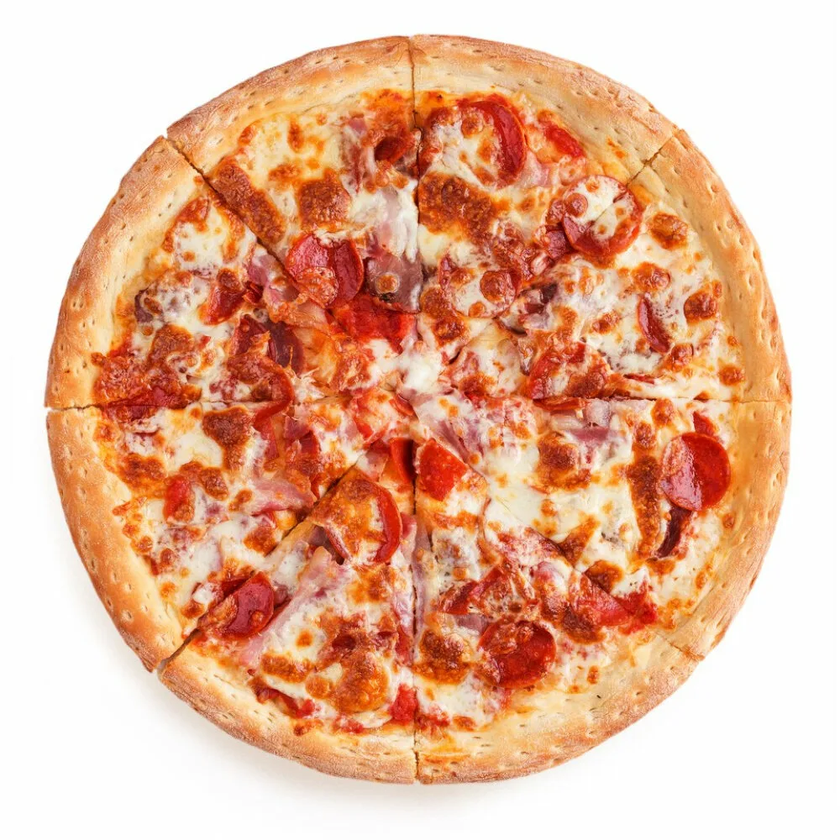
#> input picture cv_and/pizza.png, 840 x 840 px, shrunk from 1000 x 1000 before the run
$ python and_lab_5.py
#> lines starting #> are read from the running program, lines starting #| are printed output that depends on the picture
import numpy as np
from PIL import Image
import matplotlib.pyplot as plt
import os

def load_image(file_path):
    """Загрузка изображения и преобразование в оттенки серого."""
    if not os.path.exists(file_path):
        print(f"Ошибка: Файл '{file_path}' не найден!")
        return None
    return np.array(Image.open(file_path).convert('L'))

def gaussian_kernel(size, sigma=1):
    """Создание 2D ядра Гаусса для размытия.

    Аргументы:
        size: Размер ядра (size x size)
        sigma: Стандартное отклонение распределения Гаусса
    """
    kernel = np.fromfunction(
        lambda x, y: (1 / (2 * np.pi * sigma**2)) *
        np.exp(-((x - (size - 1) / 2)**2 + (y - (size - 1) / 2)**2) / (2 * sigma**2)),
        (size, size)
    )
    return kernel / np.sum(kernel)

def gaussian_blur(image, kernel_size, sigma):
    """Применение размытия по Гауссу к изображению.

    Аргументы:
        image: Исходное изображение
        kernel_size: Размер ядра Гаусса
        sigma: Стандартное отклонение для ядра Гаусса
    """
    kernel = gaussian_kernel(kernel_size, sigma)
    blurred_image = np.zeros_like(image, dtype=np.float32)
    padded_image = np.pad(image, pad_width=((kernel_size//2, kernel_size//2),
                                           (kernel_size//2, kernel_size//2)),
                         mode='reflect')

    for i in range(image.shape[0]):
        for j in range(image.shape[1]):
            region = padded_image[i:i+kernel_size, j:j+kernel_size]
            blurred_image[i, j] = np.sum(region * kernel)

    return blurred_image

def get_bresenham_circle_points(radius=3):
    """Получение точек на окружности Брезенхема заданного радиуса.

    Алгоритм Брезенхема используется для построения окружности в целочисленных координатах.
    Возвращает список точек, упорядоченных по углу для удобства проверки последовательных точек.

    Аргументы:
        radius: Радиус окружности (по умолчанию 3 для алгоритма FAST)
    """
    points = []
    x, y = radius, 0
    decision = 1 - radius

    while y <= x:
        points.extend([
            (x, y), (y, x), (-x, y), (-y, x),
            (-x, -y), (-y, -x), (x, -y), (y, -x)
        ])
        y += 1
        if decision <= 0:
            decision += 2 * y + 1
        else:
            x -= 1
            decision += 2 * (y - x) + 1

    # Удаляем дубликаты и сортируем по углу
    points = list(set(points))
    points.sort(key=lambda p: np.arctan2(p[1], p[0]))
    return points

def fast_detector(image, threshold=30):
    """Детектор углов FAST (Features from Accelerated Segment Test).

    Реализует алгоритм FAST с окружностью Брезенхема радиуса 3 (16 точек).
    Использует оптимизацию с проверкой диаметрально противоположных точек.

    Аргументы:
        image: Входное изображение
        threshold: Пороговое значение разности яркости (20-40)
    """
    height, width = image.shape
    circle_points = get_bresenham_circle_points(3)  # радиус=3 для 16 точек
    keypoints = []

    image_float = image.astype(np.float32)
    padded = np.pad(image_float, pad_width=3, mode='reflect')

    for y in range(3, height+3):
        for x in range(3, width+3):
            center_val = padded[y, x]
            # Сначала проверяем диаметрально противоположные точки
            for i in range(8):
                p1 = circle_points[i]
                p2 = circle_points[i+8]
                val1 = padded[y + p1[1], x + p1[0]]
                val2 = padded[y + p2[1], x + p2[0]]

                if (abs(center_val - val1) > threshold and
                    abs(center_val - val2) > threshold):
                    # Подсчет последовательных точек
                    brighter = darker = 0
                    for p in circle_points:
                        val = padded[y + p[1], x + p[0]]
                        if val > center_val + threshold:
                            brighter += 1
                        elif val < center_val - threshold:
                            darker += 1
                        else:
                            brighter = darker = 0

                        # Если на окружности есть 12 последовательных точек,
                        # которые все ярче или все темнее центральной точки на величину threshold (у нас 40),
                        # то центральная точка считается особой...
                        if brighter >= 12 or darker >= 12:
                            keypoints.append((x-3, y-3))
                            break
                    break

    return np.array(keypoints)

def harris_response(image, keypoints, k=0.04):
    """Вычисление отклика Харриса для заданных точек.

    !!! Не все точки FAST одинаково полезны !!!

    Реализует критерий углов Харриса: R = det(M) - k*(trace(M))^2,
    где M - матрица вторых моментов градиента.

    Аргументы:
        image: Входное изображение
        keypoints: Список ключевых точек
        k: Параметр Харриса (обычно 0.04-0.06)
    """
    Ix = np.zeros_like(image, dtype=np.float32)
    Iy = np.zeros_like(image, dtype=np.float32)

    # Операторы Собеля для вычисления градиентов
    Ix[1:-1, 1:-1] = (image[1:-1, 2:] - image[1:-1, :-2]) / 2
    Iy[1:-1, 1:-1] = (image[2:, 1:-1] - image[:-2, 1:-1]) / 2

    # Гауссово окно для взвешивания
    window = gaussian_kernel(5, 1.0)

    responses = []
    for x, y in keypoints:
        # Извлекаем локальное окно 5x5
        start_y, start_x = max(0, y-2), max(0, x-2)
        end_y, end_x = min(image.shape[0], y+3), min(image.shape[1], x+3)

        local_Ix = Ix[start_y:end_y, start_x:end_x]
        local_Iy = Iy[start_y:end_y, start_x:end_x]

        # Вычисляем компоненты матрицы M
        Ixx = local_Ix * local_Ix
        Ixy = local_Ix * local_Iy
        Iyy = local_Iy * local_Iy

        # Применяем гауссово окно
        window_crop = window[:end_y-start_y, :end_x-start_x]
        Sxx = np.sum(Ixx * window_crop)
        Sxy = np.sum(Ixy * window_crop)
        Syy = np.sum(Iyy * window_crop)

        # Вычисляем отклик Харриса R = det(M) - k*trace(M)^2
        det_M = Sxx * Syy - Sxy * Sxy
        trace_M = Sxx + Syy
        R = det_M - k * trace_M * trace_M

        responses.append(R)

    return np.array(responses)

def filter_keypoints(keypoints, responses, max_points=500):
    """Фильтрация ключевых точек на основе отклика Харриса.

    Отбирает top-N точек с наибольшим откликом Харриса.

    Аргументы:
        keypoints: Список ключевых точек
        responses: Список откликов Харриса
        max_points: Максимальное количество точек для сохранения
    """
    if len(keypoints) <= max_points:
        return keypoints

    # Сортируем по отклику и берем top-N точек
    indices = np.argsort(responses)[-max_points:]
    return keypoints[indices]

def compute_orientation(image, keypoints):
    """Вычисление ориентации ключевых точек с помощью моментов изображения.

    Использует моменты m01 и m10 для определения направления градиента:
    angle = arctan2(m01, m10)

    !!! Это нужно для инвариантности к повороту !!!

    Аргументы:
        image: Входное изображение
        keypoints: Список ключевых точек
    """
    orientations = []
    patch_size = 7  # Размер окна для вычисления моментов

    padded = np.pad(image, pad_width=patch_size//2, mode='reflect')

    for x, y in keypoints:
        # Извлекаем патч вокруг ключевой точки
        patch = padded[y:y+patch_size, x:x+patch_size]

        # Вычисляем центрированные координаты
        y_coords, x_coords = np.mgrid[:patch_size, :patch_size] - patch_size//2

        # Вычисляем моменты с учетом центрирования
        m00 = np.sum(patch)
        m10 = np.sum(x_coords * patch)  # используем x_coords для m10
        m01 = np.sum(y_coords * patch)  # используем y_coords для m01

        # Вычисляем ориентацию
        if m00 != 0:
            # Нормализуем моменты
            m10 = m10 / m00
            m01 = m01 / m00

            # Вычисляем угол, учитывая правильное направление градиента
            angle = np.arctan2(m01, m10)
        else:
            angle = 0

        orientations.append(angle)

    return np.array(orientations)

def generate_brief_pattern(patch_size=31, num_pairs=256):
    """Генерация случайных пар точек для дескриптора BRIEF.

    Генерирует пары точек по нормальному распределению для сравнения интенсивностей.

    Аргументы:
        patch_size: Размер патча (по умолчанию 31x31)
        num_pairs: Количество пар точек (по умолчанию 256)
    """
    np.random.seed(42)  # Для воспроизводимости
    sigma = patch_size * patch_size / 25.0

    # Генерируем случайные точки по нормальному распределению
    pattern = []
    for _ in range(num_pairs):
        p1 = np.random.normal(0, sigma, 2)
        p2 = np.random.normal(0, sigma, 2)

        # Обеспечиваем, чтобы точки были внутри патча
        p1 = np.clip(p1, -patch_size//2, patch_size//2)
        p2 = np.clip(p2, -patch_size//2, patch_size//2)

        pattern.append((p1, p2))

    return pattern

def rotate_pattern(pattern, angle):
    """Поворот паттерна сэмплирования на заданный угол.

    Аргументы:
        pattern: Список пар точек
        angle: Угол поворота в радианах
    """
    cos_theta = np.cos(angle)
    sin_theta = np.sin(angle)

    rotated = []
    for (x1, y1), (x2, y2) in pattern:
        # Поворачиваем первую точку
        rx1 = x1 * cos_theta - y1 * sin_theta
        ry1 = x1 * sin_theta + y1 * cos_theta

        # Поворачиваем вторую точку
        rx2 = x2 * cos_theta - y2 * sin_theta
        ry2 = x2 * sin_theta + y2 * cos_theta

        rotated.append(((rx1, ry1), (rx2, ry2)))

    return rotated

def compute_brief(image, keypoints, orientations, pattern):
    """Вычисление дескрипторов BRIEF.

    Реализует алгоритм BRIEF с учетом ориентации ключевых точек.
    Использует предварительно сглаженное изображение и поворот паттерна.

    Аргументы:
        image: Входное изображение
        keypoints: Список ключевых точек
        orientations: Список ориентаций точек
        pattern: Паттерн сэмплирования BRIEF
    """
    patch_size = 31
    half_patch = patch_size // 2
    descriptors = []

    # Предварительное сглаживание изображения
    smoothed = gaussian_blur(image, 5, 2.0)
    padded = np.pad(smoothed, pad_width=half_patch, mode='reflect')

    # Предвычисляем повернутые паттерны для 30 ориентаций
    angles = np.linspace(0, 2*np.pi, 30, endpoint=False)
    rotated_patterns = [rotate_pattern(pattern, angle) for angle in angles]

    height, width = image.shape

    for kp, orientation in zip(keypoints, orientations):
        x, y = kp

        # Пропускаем точки слишком близко к границе
        if (x < half_patch or x >= width - half_patch or
            y < half_patch or y >= height - half_patch):
            continue

        # Выбираем ближайший предвычисленный паттерн
        angle_idx = int((orientation + np.pi) * 30 / (2*np.pi)) % 30
        rot_pattern = rotated_patterns[angle_idx]

        # Вычисляем дескриптор
        desc = []
        valid_point = True

        for (x1, y1), (x2, y2) in rot_pattern:
            # Получаем координаты относительно ключевой точки
            sample1_x = int(x + x1)
            sample1_y = int(y + y1)
            sample2_x = int(x + x2)
            sample2_y = int(y + y2)

            # Проверяем, что точки сэмплирования внутри изображения
            if (0 <= sample1_x < width and 0 <= sample1_y < height and
                0 <= sample2_x < width and 0 <= sample2_y < height):
                # Сравниваем интенсивности
                if padded[sample1_y + half_patch, sample1_x + half_patch] < padded[sample2_y + half_patch, sample2_x + half_patch]:
                    desc.append(1)
                else:
                    desc.append(0)
            else:
                valid_point = False
                break

        if valid_point:
            descriptors.append(desc)

    return np.array(descriptors, dtype=np.uint8)

def save_descriptors(descriptors, filename='descriptors.txt'):
    """Сохранение дескрипторов в файл.

    Аргументы:
        descriptors: Массив дескрипторов
        filename: Имя файла для сохранения
    """
    with open(filename, 'w') as f:
        for desc in descriptors:
            f.write(''.join(map(str, desc)) + '\n')

def main():
    # Создаем директорию для результатов
    results_dir = 'and_lab_5_results'
    if not os.path.exists(results_dir):
        os.makedirs(results_dir)

    # Загружаем и обрабатываем изображение
    image = load_image('pizza.png')
#> in load_image, `return np.array(Image.open(file_path).convert('L'))`:
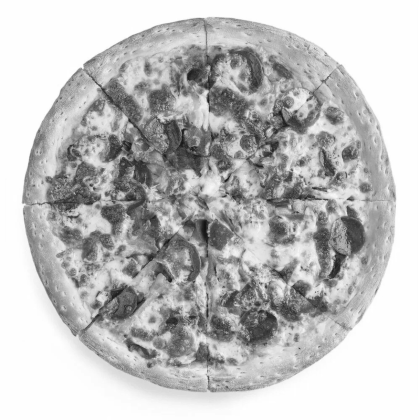
#> returned value: shape (840, 840) (shown at 1/2 size); min 16, max 255, mean 191.6
    if image is None:
        return

    # 1. Детектируем углы FAST
    print("Шаг 1: Детектирование углов FAST...")
    keypoints = fast_detector(image, threshold=40)
#> in fast_detector, `padded = np.pad(image_float, pad_width=3, mode='reflect')`:
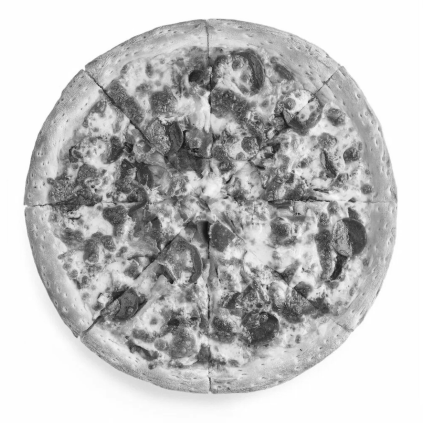
#> padded: shape (846, 846) float32 (shown at 1/2 size); min 16, max 255, mean 192.5
#> after the loop in fast_detector, `for y in range(3, height+3):`: keypoints = 710 pairs, first value 48 to 777, second value 51 to 775
    print(f"Найдено {len(keypoints)} начальных точек")
#| Найдено 710 начальных точек

    # 2. Фильтруем с помощью отклика Харриса
    print("\nШаг 2: Фильтрация с помощью критерия Харриса...")
    responses = harris_response(image, keypoints, k=0.06)
#> in harris_response, `Ix[1:-1, 1:-1] = (image[1:-1, 2:] - image[1:-1, :-2]) / 2`:
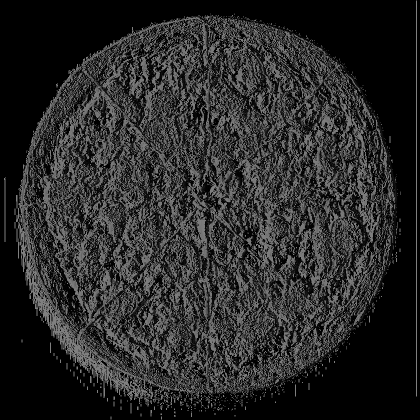
#> Ix: shape (840, 840) float32 (shown at 1/2 size); min 0, max 127.5, mean 41
#> in harris_response, `Iy[1:-1, 1:-1] = (image[2:, 1:-1] - image[:-2, 1:-1]) / 2`:
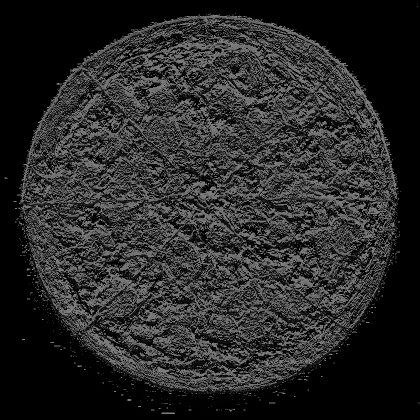
#> Iy: shape (840, 840) float32 (shown at 1/2 size); min 0, max 127.5, mean 40.2
#> the loop in harris_response, `for x, y in keypoints:` made 710 passes
#> (x, y, start_y, start_x, end_y, end_x, Sxx, Sxy) on passes 1 to 3: (479, 51, 49, 477, 54, 482, 2201.6, 986.6), (480, 51, 49, 478, 54, 483, 925.3, 579.8), (336, 57, 55, 334, 60, 339, 7100.4, 5917.8)
#> after the loop in harris_response, `for x, y in keypoints:`: responses = 710 values, max 33159289.9 at index 45, min -12040878.9 at index 50, mean 10582358.6
    keypoints = filter_keypoints(keypoints, responses)
#> in filter_keypoints, `indices = np.argsort(responses)[-max_points:]`: indices = 500 values, max 709 at index 105, min 4 at index 187, mean 364.6
#> keypoints = 500 pairs, first value 48 to 777, second value 57 to 775
    print(f"Осталось {len(keypoints)} точек после фильтрации")
#| Осталось 500 точек после фильтрации

    # 3. Вычисляем ориентацию
    print("\nШаг 3: Вычисление ориентации точек...")
    orientations = compute_orientation(image, keypoints)
#> the loop in compute_orientation, `for x, y in keypoints:` made 500 passes
#> (x, y, m00, m10, m01, angle) on passes 1 to 8: (600, 698, 8066, 0.204, 0.195, 0.762), (618, 364, 7725, 0.0234, -0.2, -1.45), (636, 582, 10001, 0.0257, -0.0839, -1.27), (539, 379, 4845, 0.0526, 0.282, 1.39), (275, 587, 7009, -0.0509, -0.0947, -2.06), (221, 381, 7309, 0.0112, -0.235, -1.52), (357, 625, 5763, 0.479, -0.154, -0.312), (182, 372, 5803, 0.0243, 0.675, 1.53)

    # 4. Генерируем паттерн BRIEF
    print("\nШаг 4: Генерация паттерна BRIEF...")
    pattern = generate_brief_pattern()

    # 5. Вычисляем дескрипторы BRIEF
    print("\nШаг 5: Вычисление дескрипторов BRIEF...")
    descriptors = compute_brief(image, keypoints, orientations, pattern)
#> in compute_brief, `padded = np.pad(smoothed, pad_width=half_patch, mode='reflect')`:
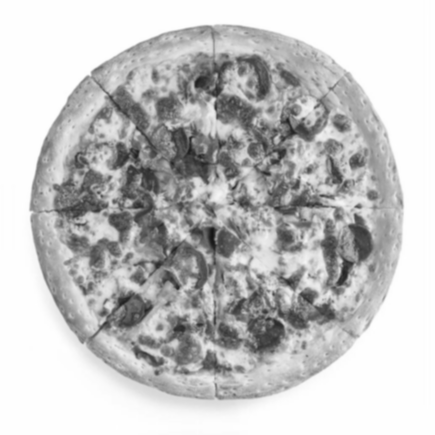
#> padded: shape (870, 870) float32 (shown at 1/2 size); min 20.34, max 255, mean 195.8
#> the loop in compute_brief, `for kp, orientation in zip(keypoints, orientations):` made 500 passes
#> (kp, orientation) on passes 1 to 3: ([600, 698], 0.762), ([618, 364], -1.45), ([636, 582], -1.27)
#> in compute_brief, `return np.array(descriptors, dtype=np.uint8)`:
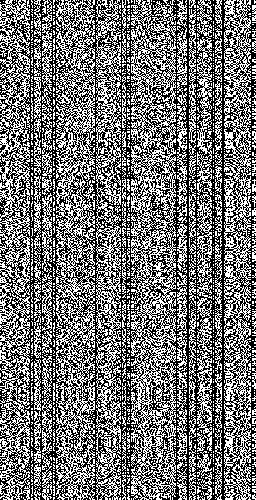
#> returned value: shape (500, 256); values 0 (black) and 1 (white), 46.5% white in thin lines or dots
    print(f"Создано {len(descriptors)} дескрипторов")
#| Создано 500 дескрипторов

    # Сохраняем дескрипторы
    print("\nСохранение дескрипторов в файл...")
    save_descriptors(descriptors)

    # Визуализируем результаты
    print("\nВизуализация результатов...")
    plt.figure(figsize=(10, 10))
    plt.imshow(image, cmap='gray')
    plt.scatter(keypoints[:, 0], keypoints[:, 1], c='r', s=3)

    # Рисуем линии ориентации
    for (x, y), orientation in zip(keypoints, orientations):
        dx = np.cos(orientation) * 10
        dy = np.sin(orientation) * 10
        plt.plot([x, x + dx], [y, y + dy], 'g-', linewidth=1)
#> this loop made 500 passes

    plt.title(f'Особые точки ORB (Найдено {len(keypoints)} точек)')
    plt.axis('off')
    plt.savefig(f'{results_dir}/orb_features.png')
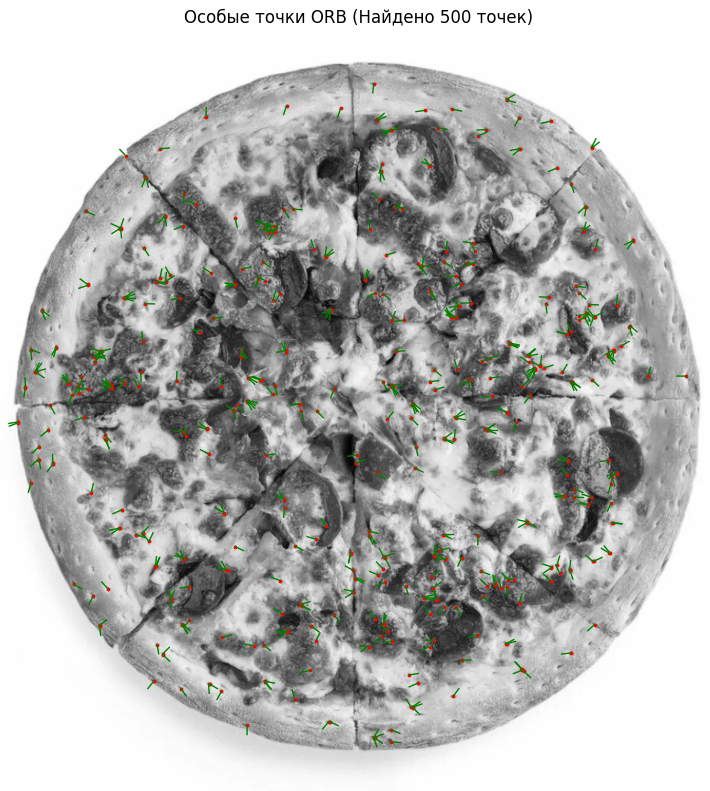
#> figure drawn by matplotlib, 1 panel
    plt.close()

    print("\nГотово! Результаты сохранены в директории", results_dir)

if __name__ == "__main__":
    main()
